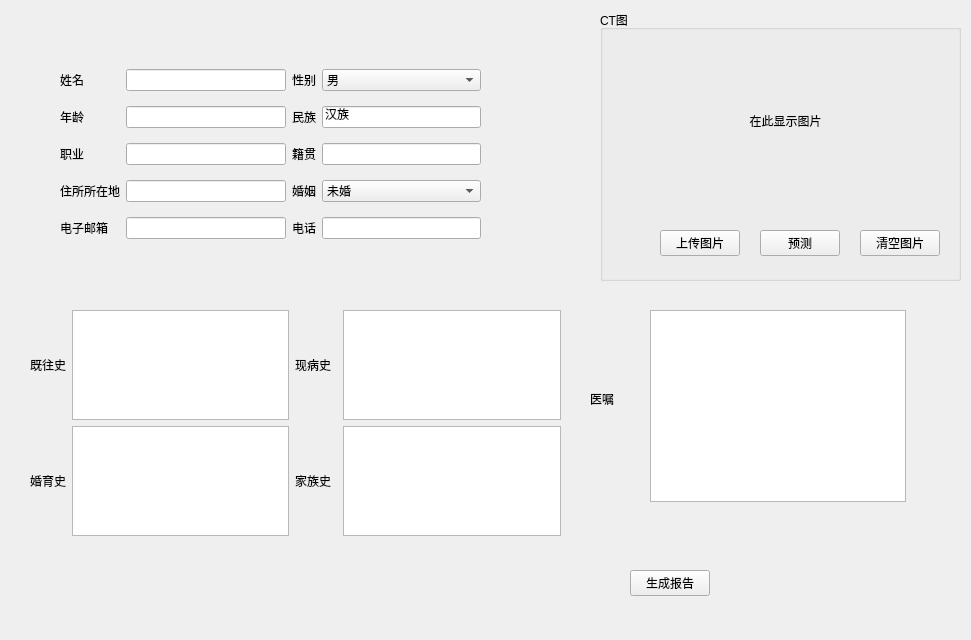
<?xml version="1.0" encoding="UTF-8"?>
<ui version="4.0">
 <class>MainWindow</class>
 <widget class="QMainWindow" name="MainWindow">
  <property name="geometry">
   <rect>
    <x>0</x>
    <y>0</y>
    <width>971</width>
    <height>640</height>
   </rect>
  </property>
  <property name="windowTitle">
   <string>MainWindow</string>
  </property>
  <widget class="QWidget" name="centralWidget">
   <widget class="QPushButton" name="pushButton">
    <property name="geometry">
     <rect>
      <x>630</x>
      <y>570</y>
      <width>80</width>
      <height>26</height>
     </rect>
    </property>
    <property name="text">
     <string>生成报告</string>
    </property>
   </widget>
   <widget class="QGroupBox" name="groupBox">
    <property name="geometry">
     <rect>
      <x>600</x>
      <y>10</y>
      <width>361</width>
      <height>271</height>
     </rect>
    </property>
    <property name="title">
     <string>CT图</string>
    </property>
    <widget class="QLabel" name="label_9">
     <property name="geometry">
      <rect>
       <x>70</x>
       <y>30</y>
       <width>231</width>
       <height>161</height>
      </rect>
     </property>
     <property name="layoutDirection">
      <enum>Qt::LeftToRight</enum>
     </property>
     <property name="text">
      <string>在此显示图片</string>
     </property>
     <property name="alignment">
      <set>Qt::AlignCenter</set>
     </property>
    </widget>
    <widget class="QPushButton" name="pushButton_2">
     <property name="geometry">
      <rect>
       <x>60</x>
       <y>220</y>
       <width>80</width>
       <height>26</height>
      </rect>
     </property>
     <property name="text">
      <string>上传图片</string>
     </property>
    </widget>
    <widget class="QPushButton" name="pushButton_3">
     <property name="geometry">
      <rect>
       <x>160</x>
       <y>220</y>
       <width>80</width>
       <height>26</height>
      </rect>
     </property>
     <property name="text">
      <string>预测</string>
     </property>
    </widget>
    <widget class="QPushButton" name="pushButton_4">
     <property name="geometry">
      <rect>
       <x>260</x>
       <y>220</y>
       <width>80</width>
       <height>26</height>
      </rect>
     </property>
     <property name="text">
      <string>清空图片</string>
     </property>
    </widget>
   </widget>
   <widget class="QWidget" name="layoutWidget">
    <property name="geometry">
     <rect>
      <x>30</x>
      <y>310</y>
      <width>531</width>
      <height>226</height>
     </rect>
    </property>
    <layout class="QGridLayout" name="gridLayout_2">
     <item row="0" column="5">
      <widget class="QTextBrowser" name="textBrowser_2">
       <property name="readOnly">
        <bool>false</bool>
       </property>
       <property name="html">
        <string>&lt;!DOCTYPE HTML PUBLIC &quot;-//W3C//DTD HTML 4.0//EN&quot; &quot;http://www.w3.org/TR/REC-html40/strict.dtd&quot;&gt;
&lt;html&gt;&lt;head&gt;&lt;meta name=&quot;qrichtext&quot; content=&quot;1&quot; /&gt;&lt;style type=&quot;text/css&quot;&gt;
p, li { white-space: pre-wrap; }
&lt;/style&gt;&lt;/head&gt;&lt;body style=&quot; font-family:'Sans Serif'; font-size:9pt; font-weight:400; font-style:normal;&quot;&gt;
&lt;p style=&quot;-qt-paragraph-type:empty; margin-top:0px; margin-bottom:0px; margin-left:0px; margin-right:0px; -qt-block-indent:0; text-indent:0px;&quot;&gt;&lt;br /&gt;&lt;/p&gt;&lt;/body&gt;&lt;/html&gt;</string>
       </property>
       <property name="acceptRichText">
        <bool>false</bool>
       </property>
      </widget>
     </item>
     <item row="1" column="3">
      <widget class="QLabel" name="label_7">
       <property name="text">
        <string>家族史</string>
       </property>
      </widget>
     </item>
     <item row="0" column="0">
      <widget class="QLabel" name="label_5">
       <property name="text">
        <string>既往史</string>
       </property>
      </widget>
     </item>
     <item row="1" column="0">
      <widget class="QLabel" name="label_6">
       <property name="text">
        <string>婚育史</string>
       </property>
      </widget>
     </item>
     <item row="0" column="1">
      <widget class="QTextBrowser" name="textBrowser">
       <property name="readOnly">
        <bool>false</bool>
       </property>
       <property name="html">
        <string>&lt;!DOCTYPE HTML PUBLIC &quot;-//W3C//DTD HTML 4.0//EN&quot; &quot;http://www.w3.org/TR/REC-html40/strict.dtd&quot;&gt;
&lt;html&gt;&lt;head&gt;&lt;meta name=&quot;qrichtext&quot; content=&quot;1&quot; /&gt;&lt;style type=&quot;text/css&quot;&gt;
p, li { white-space: pre-wrap; }
&lt;/style&gt;&lt;/head&gt;&lt;body style=&quot; font-family:'Sans Serif'; font-size:9pt; font-weight:400; font-style:normal;&quot;&gt;
&lt;p style=&quot;-qt-paragraph-type:empty; margin-top:0px; margin-bottom:0px; margin-left:0px; margin-right:0px; -qt-block-indent:0; text-indent:0px;&quot;&gt;&lt;br /&gt;&lt;/p&gt;&lt;/body&gt;&lt;/html&gt;</string>
       </property>
      </widget>
     </item>
     <item row="0" column="3" colspan="2">
      <widget class="QLabel" name="label_4">
       <property name="text">
        <string>现病史</string>
       </property>
      </widget>
     </item>
     <item row="1" column="1">
      <widget class="QTextBrowser" name="textBrowser_4">
       <property name="readOnly">
        <bool>false</bool>
       </property>
      </widget>
     </item>
     <item row="1" column="5">
      <widget class="QTextBrowser" name="textBrowser_5">
       <property name="readOnly">
        <bool>false</bool>
       </property>
      </widget>
     </item>
    </layout>
   </widget>
   <widget class="QTextBrowser" name="textBrowser_3">
    <property name="geometry">
     <rect>
      <x>650</x>
      <y>310</y>
      <width>256</width>
      <height>192</height>
     </rect>
    </property>
    <property name="readOnly">
     <bool>false</bool>
    </property>
   </widget>
   <widget class="QLabel" name="label_14">
    <property name="geometry">
     <rect>
      <x>590</x>
      <y>390</y>
      <width>55</width>
      <height>18</height>
     </rect>
    </property>
    <property name="text">
     <string>医嘱</string>
    </property>
   </widget>
   <widget class="QWidget" name="">
    <property name="geometry">
     <rect>
      <x>60</x>
      <y>60</y>
      <width>421</width>
      <height>191</height>
     </rect>
    </property>
    <layout class="QGridLayout" name="gridLayout">
     <item row="0" column="0">
      <widget class="QLabel" name="label">
       <property name="text">
        <string>姓名</string>
       </property>
      </widget>
     </item>
     <item row="0" column="1">
      <widget class="QLineEdit" name="lineEdit"/>
     </item>
     <item row="0" column="2">
      <widget class="QLabel" name="label_3">
       <property name="text">
        <string>性别</string>
       </property>
      </widget>
     </item>
     <item row="0" column="3">
      <widget class="QComboBox" name="comboBox">
       <item>
        <property name="text">
         <string>男</string>
        </property>
       </item>
       <item>
        <property name="text">
         <string>女</string>
        </property>
       </item>
      </widget>
     </item>
     <item row="1" column="0">
      <widget class="QLabel" name="label_8">
       <property name="text">
        <string>年龄</string>
       </property>
      </widget>
     </item>
     <item row="1" column="1">
      <widget class="QLineEdit" name="lineEdit_5"/>
     </item>
     <item row="1" column="2">
      <widget class="QLabel" name="label_11">
       <property name="text">
        <string>民族</string>
       </property>
      </widget>
     </item>
     <item row="1" column="3">
      <widget class="QLineEdit" name="lineEdit_7">
       <property name="text">
        <string>汉族</string>
       </property>
      </widget>
     </item>
     <item row="2" column="0">
      <widget class="QLabel" name="label_2">
       <property name="text">
        <string>职业</string>
       </property>
      </widget>
     </item>
     <item row="2" column="1">
      <widget class="QLineEdit" name="lineEdit_2"/>
     </item>
     <item row="2" column="2">
      <widget class="QLabel" name="label_10">
       <property name="text">
        <string>籍贯</string>
       </property>
      </widget>
     </item>
     <item row="2" column="3">
      <widget class="QLineEdit" name="lineEdit_6"/>
     </item>
     <item row="3" column="0">
      <widget class="QLabel" name="label_12">
       <property name="text">
        <string>住所所在地</string>
       </property>
      </widget>
     </item>
     <item row="3" column="1">
      <widget class="QLineEdit" name="lineEdit_8"/>
     </item>
     <item row="3" column="2">
      <widget class="QLabel" name="label_13">
       <property name="text">
        <string>婚姻</string>
       </property>
      </widget>
     </item>
     <item row="3" column="3">
      <widget class="QComboBox" name="comboBox_2">
       <item>
        <property name="text">
         <string>未婚</string>
        </property>
       </item>
       <item>
        <property name="text">
         <string>已婚</string>
        </property>
       </item>
      </widget>
     </item>
     <item row="4" column="0">
      <widget class="QLabel" name="label_15">
       <property name="text">
        <string>电子邮箱</string>
       </property>
      </widget>
     </item>
     <item row="4" column="1">
      <widget class="QLineEdit" name="lineEdit_3"/>
     </item>
     <item row="4" column="2">
      <widget class="QLabel" name="label_16">
       <property name="text">
        <string>电话</string>
       </property>
      </widget>
     </item>
     <item row="4" column="3">
      <widget class="QLineEdit" name="lineEdit_4"/>
     </item>
    </layout>
   </widget>
  </widget>
 </widget>
 <resources/>
 <connections/>
</ui>
